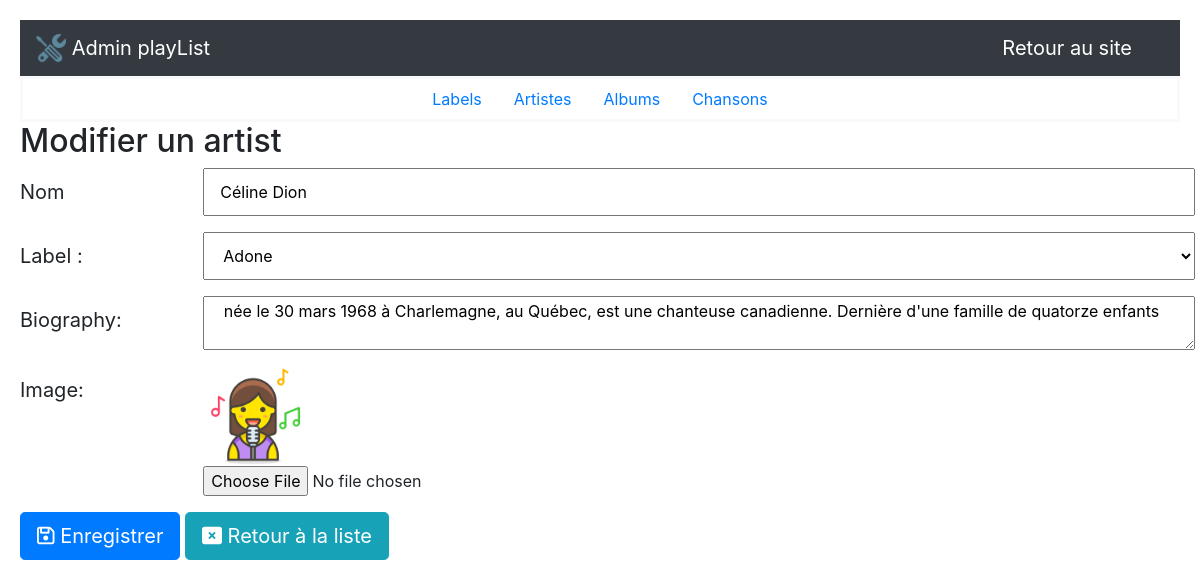
The page /admin/index.php?controller=artists&action=edit&id=71 on the database its author committed.
### tables this page shows
CREATE TABLE IF NOT EXISTS `artists` (
  `id` int(11) NOT NULL AUTO_INCREMENT,
  `name` varchar(255) NOT NULL,
  `biography` text NOT NULL,
  `image` varchar(255) DEFAULT NULL,
  `label_id` int(11) DEFAULT NULL,
  PRIMARY KEY (`id`),
  KEY `label_id` (`label_id`)
);

CREATE TABLE IF NOT EXISTS `labels` (
  `id` int(11) NOT NULL AUTO_INCREMENT,
  `name` varchar(255) NOT NULL,
  PRIMARY KEY (`id`)
);

### admin/models/Artist.php (called while the page is built, shortened)
<?php
    function getArtistById($id)
    {
        $db = dbConnect();
        $query = $db->prepare('SELECT * FROM artists WHERE id = ?');
        if ($query->execute([$id]))
        {
            $artist = $query->fetch();
            return $artist;
        }
        return false;
    }

### admin/controllers/artistController.php (called while the page is built, shortened)
<?php
    require_once 'models/Artist.php';
    require_once 'models/Label.php';
    switch ($_GET['action'])
    {
        case 'edit':
            if (isset($_GET['id']) && !empty($_GET['id']))
            {
                if (!isset($_SESSION['old_inputs']))
                {
                    $artist = getArtistById($_GET['id']);
                }
                else
                {
                    $artist = $_SESSION['old_inputs'];
                }
                $labels = getAllLabels();
            }
        break;
    }

### admin/models/Label.php (called while the page is built, shortened)
<?php
    function getAllLabels()
    {
        $db = dbConnect();
        $query = $db->query('SELECT * FROM labels');
        $labels = $query->fetchAll();
        return $labels;
    }

### admin/views/artist/editForm.php (the view, shortened to what this page needs)
 <?php require ('views/partials/header.php'); ?>
<?php require ('views/partials/menu.php'); ?>
<h2>Modifier un artist</h2>
<form action="index.php?controller=artists&action=edit" method="post"  enctype="multipart/form-data">
    <div class="form-group row">
        <label class="col-sm-2 col-form-label col-form-label-lg"  for="name">Nom</label>
        <input class="col-sm-10" type="text" name="name" id="name" value="<?= $artist['name'] ?>"></br>
    </div>
    <div class="form-group row">
        <label class="col-sm-2 col-form-label col-form-label-lg"  for="label_id">Label :</label>
        <select class="col-sm-10" name="label_id" id="label_id">
            <?php foreach($labels as $label): ?>
                <option <?=  $label['id'] == $artist['label_id'] ? 'selected' : '' ?> value="<?= $label['id']; ?>"><?= $label['name']; ?></option>
            <?php endforeach; ?>
        </select><br>
    </div>
    <div class="form-group row">
        <label class="col-sm-2 col-form-label col-form-label-lg"  for="biography">Biography:</label>
        <textarea class="col-sm-10" name="biography" id="biography" ><?= $artist['biography'] ?></textarea></br>
    </div>
    <div class="form-group row">
        <label class="col-sm-2 col-form-label col-form-label-lg" for="image">Image:</label>
        <di>
            <img height="100px" src="../assets/images/artist/<?= $artist['image'] ?>"/></br>
            <input type="file" name="image" id="image">
        </di>
    </div>
    <button type="submit" class="btn btn-primary btn-lg"><span class="fa fa-save"></span>
        Enregistrer
    </button>
    <a class="btn btn-info btn-lg" href="index.php?controller=artists&action=list" role="button"><span class="fa fa-window-close"></span> Retour à la liste</a>
</form>

### assets/css/style.css (style rules this page uses)
* { box-sizing: border-box; }
body { padding : 20px; }

### rows shown on the page
artists: name "Céline Dion", label_id "Adone", biography "née le 30 mars 1968 à Charlemagne, au Québec, est une chanteuse canadienne. Dernière d'une famille de quatorze enfants", image (picture)
